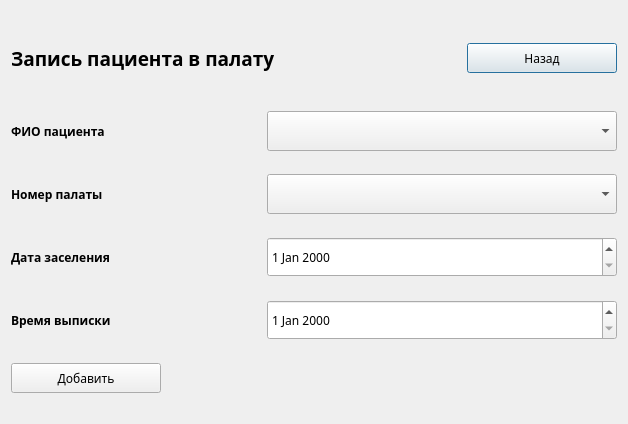
<?xml version="1.0" encoding="UTF-8"?>
<ui version="4.0">
 <class>recordforward</class>
 <widget class="QDialog" name="recordforward">
  <property name="geometry">
   <rect>
    <x>0</x>
    <y>0</y>
    <width>624</width>
    <height>424</height>
   </rect>
  </property>
  <property name="font">
   <font>
    <family>Gargi</family>
   </font>
  </property>
  <property name="windowTitle">
   <string>Запись в палату</string>
  </property>
  <layout class="QGridLayout" name="gridLayout">
   <item row="0" column="2">
    <widget class="QPushButton" name="btnBack">
     <property name="minimumSize">
      <size>
       <width>150</width>
       <height>30</height>
      </size>
     </property>
     <property name="maximumSize">
      <size>
       <width>30</width>
       <height>16777215</height>
      </size>
     </property>
     <property name="text">
      <string>Назад</string>
     </property>
    </widget>
   </item>
   <item row="3" column="1" colspan="2">
    <widget class="QDateEdit" name="deFirstDate">
     <property name="minimumSize">
      <size>
       <width>350</width>
       <height>40</height>
      </size>
     </property>
     <property name="maximumSize">
      <size>
       <width>350</width>
       <height>16777215</height>
      </size>
     </property>
    </widget>
   </item>
   <item row="1" column="0">
    <widget class="QLabel" name="lbStartTime_5">
     <property name="minimumSize">
      <size>
       <width>250</width>
       <height>40</height>
      </size>
     </property>
     <property name="maximumSize">
      <size>
       <width>300</width>
       <height>16777215</height>
      </size>
     </property>
     <property name="font">
      <font>
       <family>Gargi</family>
       <weight>75</weight>
       <bold>true</bold>
      </font>
     </property>
     <property name="text">
      <string>ФИО пациента</string>
     </property>
    </widget>
   </item>
   <item row="4" column="1" colspan="2">
    <widget class="QDateEdit" name="deLastDate">
     <property name="minimumSize">
      <size>
       <width>350</width>
       <height>40</height>
      </size>
     </property>
     <property name="maximumSize">
      <size>
       <width>350</width>
       <height>16777215</height>
      </size>
     </property>
    </widget>
   </item>
   <item row="0" column="0" colspan="2">
    <widget class="QLabel" name="lbStartTime_8">
     <property name="minimumSize">
      <size>
       <width>300</width>
       <height>60</height>
      </size>
     </property>
     <property name="maximumSize">
      <size>
       <width>300</width>
       <height>60</height>
      </size>
     </property>
     <property name="font">
      <font>
       <family>Gargi</family>
       <pointsize>14</pointsize>
       <weight>75</weight>
       <bold>true</bold>
      </font>
     </property>
     <property name="text">
      <string>Запись пациента в палату</string>
     </property>
     <property name="alignment">
      <set>Qt::AlignLeading|Qt::AlignLeft|Qt::AlignVCenter</set>
     </property>
    </widget>
   </item>
   <item row="1" column="1" colspan="2">
    <widget class="QComboBox" name="cbPatient">
     <property name="minimumSize">
      <size>
       <width>350</width>
       <height>40</height>
      </size>
     </property>
     <property name="maximumSize">
      <size>
       <width>350</width>
       <height>16777215</height>
      </size>
     </property>
    </widget>
   </item>
   <item row="3" column="0">
    <widget class="QLabel" name="lbStartTime_4">
     <property name="minimumSize">
      <size>
       <width>250</width>
       <height>40</height>
      </size>
     </property>
     <property name="maximumSize">
      <size>
       <width>300</width>
       <height>16777215</height>
      </size>
     </property>
     <property name="font">
      <font>
       <family>Gargi</family>
       <weight>75</weight>
       <bold>true</bold>
      </font>
     </property>
     <property name="text">
      <string>Дата заселения</string>
     </property>
    </widget>
   </item>
   <item row="2" column="0">
    <widget class="QLabel" name="lbStartTime_6">
     <property name="minimumSize">
      <size>
       <width>250</width>
       <height>40</height>
      </size>
     </property>
     <property name="maximumSize">
      <size>
       <width>300</width>
       <height>16777215</height>
      </size>
     </property>
     <property name="font">
      <font>
       <family>Gargi</family>
       <weight>75</weight>
       <bold>true</bold>
      </font>
     </property>
     <property name="text">
      <string>Номер палаты</string>
     </property>
    </widget>
   </item>
   <item row="2" column="1" colspan="2">
    <widget class="QComboBox" name="cbWard">
     <property name="minimumSize">
      <size>
       <width>350</width>
       <height>40</height>
      </size>
     </property>
     <property name="maximumSize">
      <size>
       <width>350</width>
       <height>16777215</height>
      </size>
     </property>
    </widget>
   </item>
   <item row="4" column="0">
    <widget class="QLabel" name="lbStartTime_3">
     <property name="minimumSize">
      <size>
       <width>250</width>
       <height>40</height>
      </size>
     </property>
     <property name="maximumSize">
      <size>
       <width>300</width>
       <height>16777215</height>
      </size>
     </property>
     <property name="font">
      <font>
       <family>Gargi</family>
       <weight>75</weight>
       <bold>true</bold>
      </font>
     </property>
     <property name="text">
      <string>Время выписки</string>
     </property>
    </widget>
   </item>
   <item row="5" column="0">
    <widget class="QPushButton" name="btnAdd">
     <property name="minimumSize">
      <size>
       <width>150</width>
       <height>30</height>
      </size>
     </property>
     <property name="maximumSize">
      <size>
       <width>30</width>
       <height>16777215</height>
      </size>
     </property>
     <property name="text">
      <string>Добавить</string>
     </property>
    </widget>
   </item>
  </layout>
 </widget>
 <resources/>
 <connections/>
</ui>
